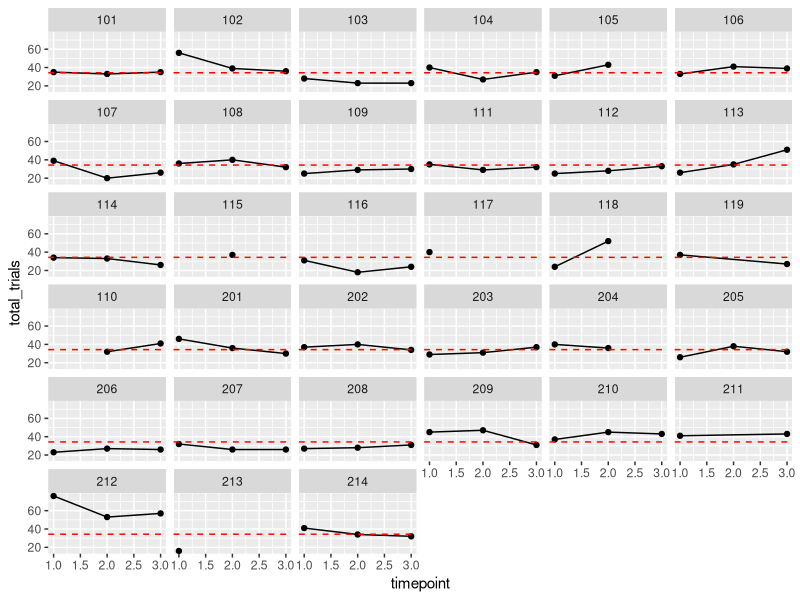
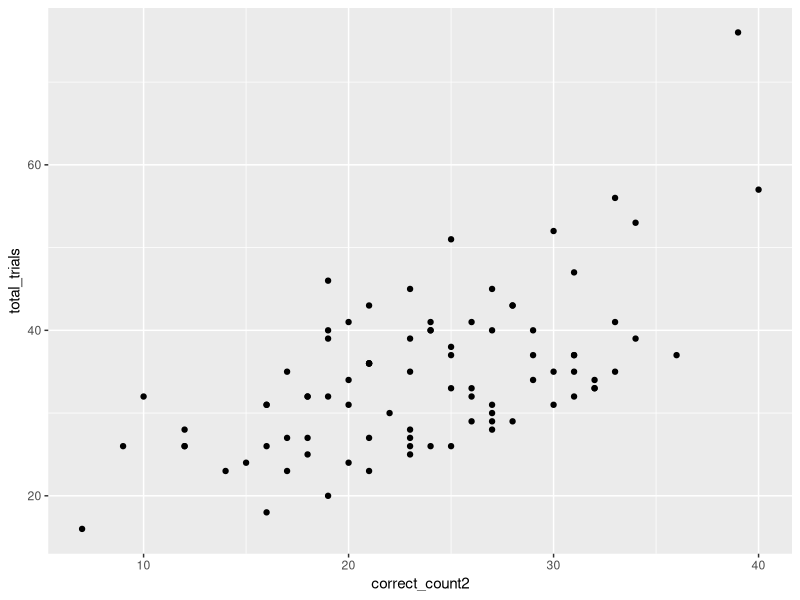
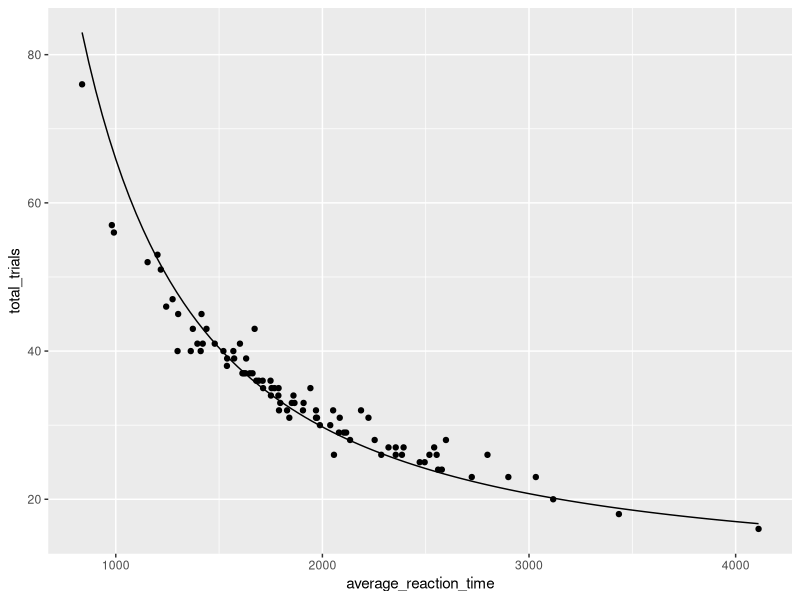
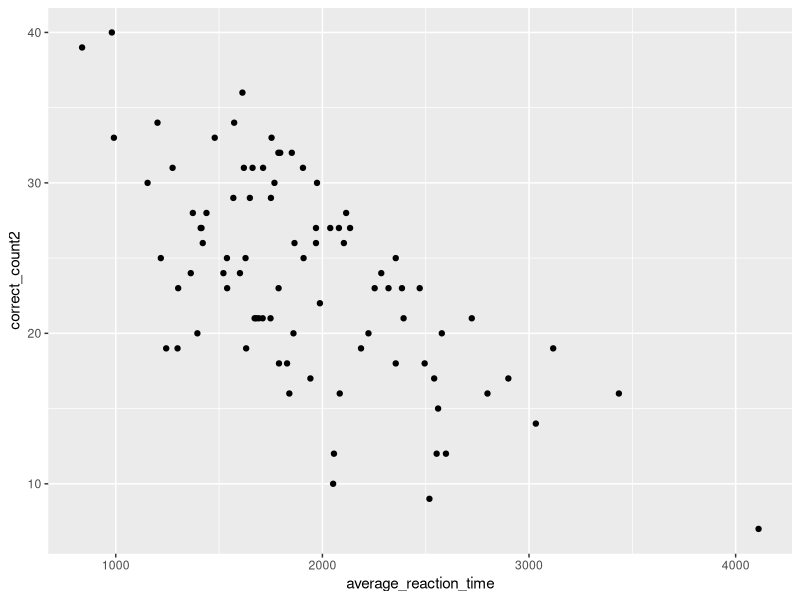
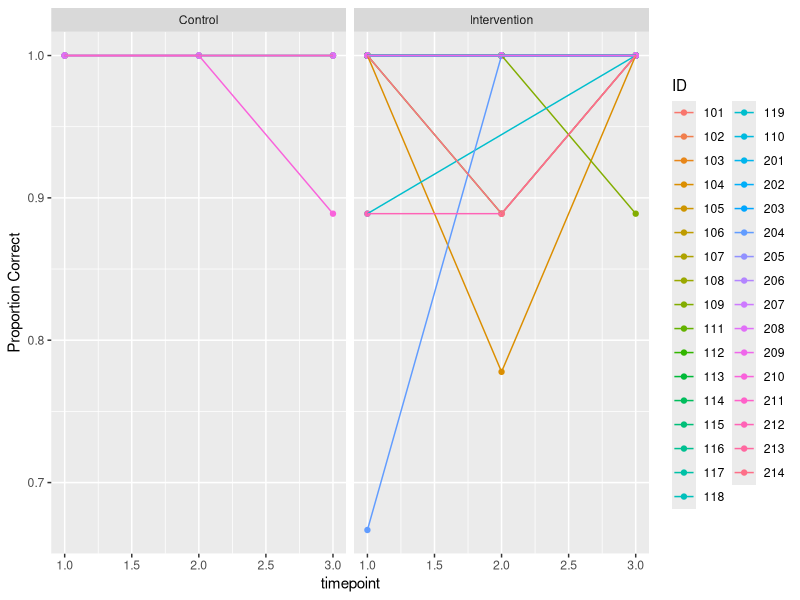
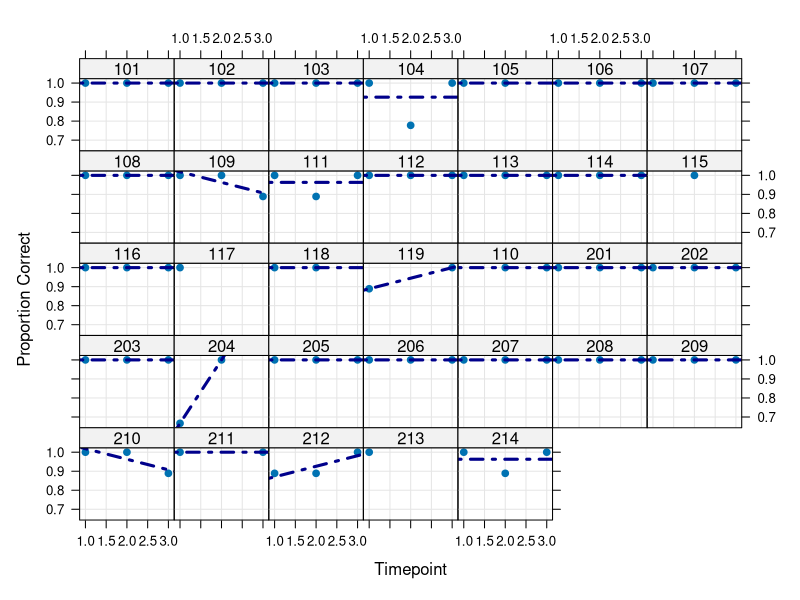
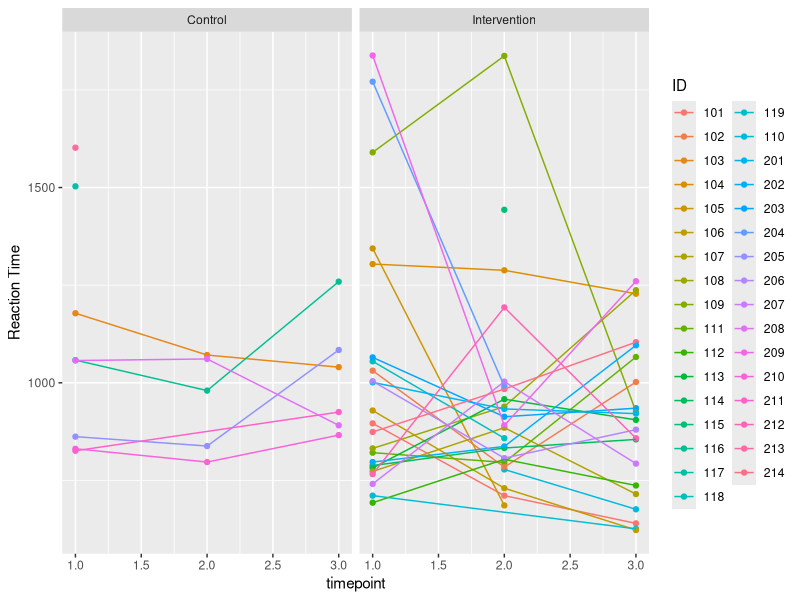
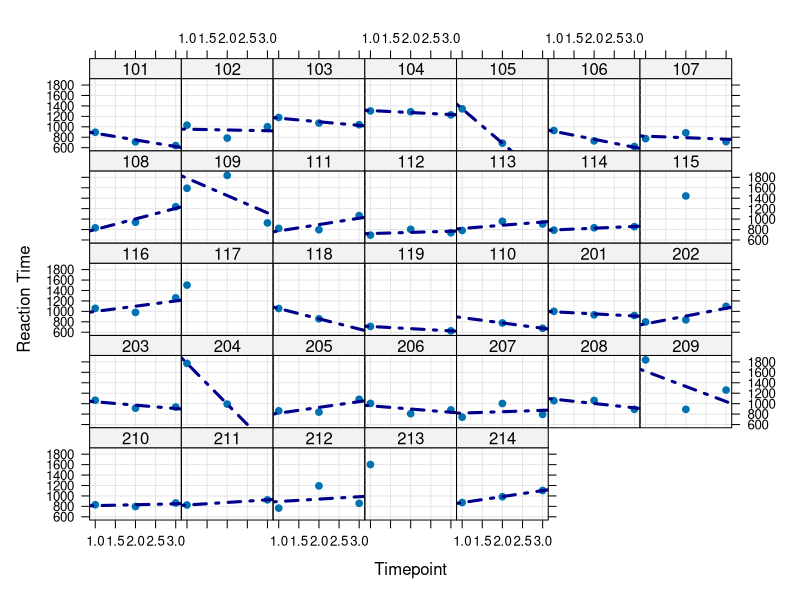

R code for these plots, in order:
library(tidyverse)

#I'm not sure there's a need to set the working directory anymore now that we're
#using github. I tried to use the setwd() function, and it wouldn't let me.

#Reading timepoints 1-6
R1<-read.csv("round1_updated.csv")
R2<-read.csv("round2_updated.csv")
R3<-read.csv("round3_updated.csv")
R4<-read.csv("round4_updated.csv")
R5<-read.csv("round5_updated.csv")
R6<-read.csv("round6_updated.csv")

#I believe this was the file saved by accident (do not read in)
#CT1N<-read.csv("CT1Ncorrect.csv")

#Deleting duplicate in R5

#Was at 1049 (16 duplicates)
nrow(R5)

#Can filter out using unique timestamp from csv file
R5<- R5%>%
  filter(level_start_timestamp != "2021-03-25T18:55:58.767Z")

#Now at 1033  
nrow(R5)

#This next step has multiple purposes. First, we are adding "semester" and "timepoint"
#variables to the dataset. Since "user1", "user2"... "usern" was used for both
#semesters, despite these representing different people, I created a new ID variable.
#For semester 1, it is the old ID +100; for semester 2, it is +200.
R1<-mutate(R1, semester=1, timepoint=1, ID = as.factor(as.numeric(gsub("user", "", userid))+100))
R2<-mutate(R2, semester=1, timepoint=2, ID = as.factor(as.numeric(gsub("user", "", userid))+100))
R3<-mutate(R3, semester=1, timepoint=3, ID = as.factor(as.numeric(gsub("user", "", userid))+100))
R4<-mutate(R4, semester=2, timepoint=1, ID = as.factor(as.numeric(gsub("user", "", userid))+200))
R5<-mutate(R5, semester=2, timepoint=2, ID = as.factor(as.numeric(gsub("user", "", userid))+200))
R6<-mutate(R6, semester=2, timepoint=3, ID = as.factor(as.numeric(gsub("user", "", userid))+200))

#Combining all six datasets
Full<-rbind(R1, R2, R3, R4, R5, R6)

#Ensuring the data looks correct and everything merged as expected
str(Full)

#We know that user40 was a test case, so this person needs to be removed
Full <- Full%>%
          filter(ID != 140)

#Based on information from Andrew's Excel sheet, we know the intervention group
#is the following:

intervention <- c(201, 202, 203, 204, 206, 207, 209, 212, 214,
                  101, 102, 104, 105, 106, 107, 108, 109, 110,
                  111, 112, 113, 114, 115, 118, 119)
control      <- c(205, 208, 210, 211, 213, 103, 116, 117)

Full <- mutate(Full, Int = case_when(ID %in% intervention ~ 1,
                                      ID %in% control ~ 0))

Full$Int <- factor(Full$Int,
                   levels = c(0, 1),
                   labels = c("Control", "Intervention"))

#Making timepoint into a factor for later use
Full$tp_fac <- ordered(Full$timepoint,
                         levels = c(1, 2, 3),
                         labels = c("Time 1", "Time 2", "Time 3")
                         )

#The scorecard variable gives us information about each specific trial. I created
#a new dataset with only the scorecards for each user on each game
Scores<-filter(Full, event_type == "scorecard")

#We can get an idea of what is included (and what is not relevant) for this new dataset
summary(Scores)
str(Scores)

#I then mutated this to only retain variables we are interested in. The others were
#specific to individual items on each trial
Scores2<-select(Scores, c(ID, Int, semester, timepoint, tp_fac,
                          game_name, correct_count, incorrect_count,
                          total_trials, fastest_reaction_time, median_reaction_time,
                          average_reaction_time, level_total_time
                          ))

#We can view our new dataset to ensure it looks correct
str(Scores2)
view(Scores2)

#We see that correct count is missing for all quick tap level 2 games.
#After confirming it matches what is in the original csv file, we see that correct
#can be accurately calculated by subtracting incorrect from total trials

#Create second correct_count variable
Scores2$correct_count2 = Scores2$total_trials-Scores2$incorrect_count

#Create "check" variable that is the difference between two counts
Scores2$countcheck = Scores2$correct_count - Scores2$correct_count2

#View summary by game type
Scores2%>%
  group_by(game_name)%>%
  summarize(min_corr = min(correct_count), min_corr2 = min(correct_count2),
            max_corr = max(correct_count), max_corr2 = max(correct_count2),
            min_check = min(countcheck), max_check = max(countcheck))

#We see that the correct count matches for all color trick games
#For hand swype, however, it is systematically off by one (confirmed in csv).
#A quick check shows that every participant had a final hand swype trial that
#timed out with no response. This adds to the trial total but not to the correct
#or incorrect total. To correct this flaw, we can subtract one for hand swype only

Scores2 <- Scores2%>%
  mutate(correct_count2 = ifelse(game_name == "hand swype",
                                 correct_count2 -1,
                                 correct_count2))

#Create "check" variable that is the difference between two counts
Scores2$countcheck = Scores2$correct_count - Scores2$correct_count2

#View summary by game type
Scores2%>%
  group_by(game_name)%>%
  summarize(min_corr = min(correct_count), min_corr2 = min(correct_count2),
            max_corr = max(correct_count), max_corr2 = max(correct_count2),
            min_check = min(countcheck), max_check = max(countcheck))

#Correct count 2 now accurately summarizes the correct count for each variable

#I then added a value for the proportion of correct responses, as a possible outcome
#for later
Scores2<-mutate(Scores2, prop_cor = (correct_count2/(correct_count2+incorrect_count)))

#Next, I want to summarize each timepoint for each individual.
#Ideally, we should have five values, one for each game, in each of these rows.
countScores<- Scores2%>%
              group_by(ID, semester, timepoint)%>%
              summarize(count = n())
countScores

#Unfortunately, we see that is not true
df<-data.frame(countScores)
df%>%
  summarize(min=min(count), max=max(count))

#We see that ID 119 only has a single timepoint when we sort ascending
head(df[order(df$count),])

#FIXED ON 10/4/21
#Previously, ID 206 had an extra timepoint when we sort descending. Returning to
#the original CSV for round5, we confirm that user6 (ID206) did quick tap level 2
#twice. We fixed this issue in lines 17-24.
head(df[order(-df$count),])

#Counting number of trials for each participant and each game
Scores2%>%
  group_by(game_name)%>%
  summarize(min_trials = min(total_trials),
            max_trials = max(total_trials),
            avg_trials = mean(total_trials))

#Everything is equal for every game except hand swype, which makes sense because
#of the nature of the game

#We can look at the number of trials for each participant using the code below
Scores2%>%
  filter(game_name == "hand swype")%>%
  ggplot(aes(x = timepoint, y = total_trials))+
  geom_point()+
  geom_line()+
  geom_hline(yintercept = 34.3, color = "red", linetype = "dashed")+
  facet_wrap(.~ID)

#The solution is in the fact that getting answers correct allows you to attempt
#more trials (the "checkpoint in racing games" format).
#An increase in the number of trials completed means their performance in the game
#improved

#See how correct_count is correlated with total trials
#Similarly, average reaction time is correlated with both
Scores2%>%
  filter(game_name == "hand swype")%>%
  ggplot(aes(y=total_trials, x = correct_count2))+
  geom_point()

#Adding function line to show possible relationship
Scores2%>%
  filter(game_name == "hand swype")%>%
  ggplot(aes(y=total_trials, x = average_reaction_time))+
  geom_point()+
  geom_function(fun = function(x) 5/((x/5000)^1.5)+10)

Scores2%>%
  filter(game_name == "hand swype")%>%
  ggplot(aes(y=correct_count2, x = average_reaction_time))+
  geom_point()

#This is not really important for our RQs, but helps us understand the relationship

#Our next step is to create datasets for each of the game conditions. We first make
#a "long" version of the dataset with one row per timepoint
#This dataset will be necessary for analysis
ColorTrick1<-filter(Scores2, game_name == "color trick 1")

#Then we create a "wide" dataset with one row per participant
#This dataset will be helpful for descriptive statistics
CT1W<-pivot_wider(data = ColorTrick1,
                  names_from = timepoint,
                  values_from = c(correct_count2, incorrect_count,
                                  total_trials,
                                  fastest_reaction_time, median_reaction_time,
                                  average_reaction_time, level_total_time))

#We can do the same for CT2
ColorTrick2<-filter(Scores2, game_name == "color trick 2")

CT2W<-pivot_wider(data = ColorTrick2,
                  names_from = timepoint,
                  values_from = c(correct_count2, incorrect_count,
                                  total_trials,
                                  fastest_reaction_time, median_reaction_time,
                                  average_reaction_time, level_total_time))

#Next for CT3
ColorTrick3<-filter(Scores2, game_name == "color trick 3")

CT3W<-pivot_wider(data = ColorTrick3,
                  names_from = timepoint,
                  values_from = c(correct_count2, incorrect_count,
                                  total_trials,
                                  fastest_reaction_time, median_reaction_time,
                                  average_reaction_time, level_total_time))
#Then for HS
HandSwipe<-filter(Scores2, game_name == "hand swype")

HSW<-pivot_wider(data = HandSwipe,
                  names_from = timepoint,
                  values_from = c(correct_count2, incorrect_count,
                                  total_trials,
                                  fastest_reaction_time, median_reaction_time,
                                  average_reaction_time, level_total_time))

#Finally for QT2
QuickTap<-filter(Scores2, game_name == "quick tap level 2")

QT2<-pivot_wider(data = QuickTap,
                 names_from = timepoint,
                 values_from = c(correct_count2, incorrect_count,
                                 total_trials,
                                 fastest_reaction_time, median_reaction_time,
                                 average_reaction_time, level_total_time))

#Next, we can start to visualize trajectories
#We first load the lattice package in R
library(lattice)

#We can make a "spaghetti" plot showing each trajectory across semesters using ggplot
#We first do this for the proportion correct
ColorTrick1%>%
  ggplot(aes(x=timepoint, y=prop_cor, color=ID))+
  geom_point()+
  geom_line()+
  facet_wrap(.~Int)+
  ylab("Proportion Correct")

#We can also break the visualizations up into panels, one for each participant
xyplot(prop_cor ~ timepoint | ID, data = ColorTrick1, as.table = T,
       xlab = "Timepoint", ylab = "Proportion Correct", grid = T, pch = 19,
       type = c("p", "r"), col.line = "darkblue", lwd = 3, lty = 4 )

#We can create the same plots for average reaction time
ColorTrick1%>%
  ggplot(aes(x=timepoint, y=average_reaction_time, color=ID))+
  geom_point()+
  geom_line()+
  facet_wrap(.~Int)+
  ylab("Reaction Time")

xyplot(average_reaction_time ~ timepoint | ID, data = ColorTrick1, as.table = T,
       xlab = "Timepoint", ylab = "Reaction Time", grid = T, pch = 19,
       type = c("p", "r"), col.line = "darkblue", lwd = 3, lty = 4 )

#We can also create these plots for level total time
ColorTrick1%>%
  ggplot(aes(x=timepoint, y=level_total_time, color=ID))+
  geom_point()+
  geom_line()+
  facet_wrap(.~Int)+
  ylab("Total Time")

xyplot(level_total_time ~ timepoint | ID, data = ColorTrick1, as.table = T,
       xlab = "Timepoint", ylab = "Total Time", grid = T, pch = 19,
       type = c("p", "r"), col.line = "darkblue", lwd = 3, lty = 4 )

#We can use this same code to create these visualizations for the other game types
#or any other information we're interested in.

#The following visualizations also give us an idea of overall group distributions

ColorTrick1%>%
  ggplot(aes(x = tp_fac, y = level_total_time, fill = Int))+
  geom_violin(alpha = .5)+
  xlab("Timepoint")+
  ylab("Level Total Time")+
  facet_wrap(.~Int)

ColorTrick1%>%
  ggplot(aes(x = tp_fac, y = level_total_time, fill = Int))+
  geom_boxplot(alpha = .5)+
  xlab("Timepoint")+
  ylab("Level Total Time")+
  facet_wrap(.~Int)

ColorTrick1%>%
  ggplot(aes(x = level_total_time, fill = Int))+
  geom_density(alpha = .5)+
  xlab("Level Total Time")+
  facet_grid(tp_fac~Int)

ColorTrick1%>%
  ggplot(aes(x = level_total_time, fill = Int))+
  geom_histogram(alpha = .5, binwidth = 2000)+
  xlab("Level Total Time")+
  facet_grid(tp_fac~Int)

#Happy to modify as needed, but I figured this was a good place to start!
#There are obviously a ton of other outcomes we can look at, and this is only one game.